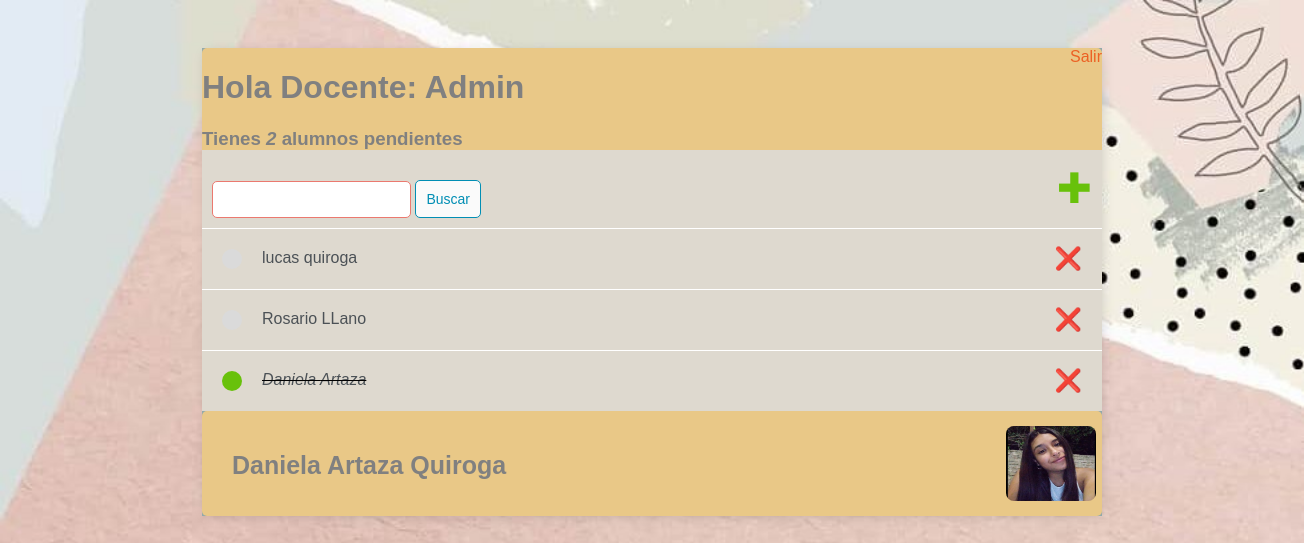
The app's page / (signed in) with its own data.
### base/models.py (models this page shows, shortened)
class Alumno(models.Model):
    usuario =models.ForeignKey(User,
                                on_delete=models.CASCADE,
                                null= True,
                                blank=True)
    nombre =models.CharField(max_length=200)
    apellido =models.CharField(max_length=200)
    completo =models.BooleanField(default=False)
    creado =models.DateTimeField(auto_now_add=True)
    class Meta:
        ordering = ["completo"]

### base/views.py (the view)
# urls.py: urlpatterns=[path("",ListaAlumnos.as_view(), name="alumnos"),
class ListaAlumnos(LoginRequiredMixin,ListView):
    model= Alumno
    context_object_name = 'alumnos'
    def get_context_data(self, **kwargs):
        context=super().get_context_data(**kwargs)
        context['alumnos'] = context['alumnos'].filter(usuario=self.request.user)
        context['count'] = context['alumnos'].filter(completo=False).count()
        valor_buscado = self.request.GET.get('area-buscar') or ''
        if valor_buscado:
            context['alumnos'] = context['alumnos'].filter(nombre__icontains=valor_buscado)
        context['valor_buscado'] = valor_buscado
        return context

### base/templates/base/alumno_list.html
{% extends 'base/principal.html' %}
 {% block content %}
 {% load static %}
<div class="barra-superior">
    <div>
        <h1>Hola Docente: {{request.user|title}}</h1>
        <h3  style="margin:0">Tienes <i>{{count}}</i> alumno{{count|pluralize}} pendiente{{count|pluralize}}</h3>
    </div>
    {% if request.user.is_authenticated %}
        <div class="enlace-salir-container" >
          <span> <a style="color:#EC6124;" href="{% url 'logout' %}">Salir</a></span>
        </div>
    {% else %}
       <a href="{% url 'login' %}" class="enlace-salir">Ingresar</a>
    {% endif %}
</div>
<div id="envoltorio-agregar-buscar">
    <form method="GET" style="margin-top: 20px; display; flex;">
      <input type="text" name="area-buscar" value="{{valor_buscado}}">
      <input class="boton" type="submit" value="Buscar">
    </form>
    <a id="enlace-agregar" href ="{% url 'crear-alumnos' %}">&#x271A;</a>
</div>
<div class="envoltorio-items-alumno">
    {% for alumno in alumnos %}
    <div class="envoltorio-alumno">
        {% if alumno.completo %}
        <div class="nombre-alumno">
            <div class="icono-alumno-completa"></div>
            <i><s><a  class="editar-alumno" href="{% url 'editar-alumnos' alumno.id %}">{{alumno.nombre}} {{alumno.apellido}}</a></i></s>
        </div>
        <a class="enlace-eliminar" href="{% url 'eliminar-alumnos' alumno.id %}">&#x274C;</a>
        {% else %}
        <div class="nombre-alumno">
            <div class="icono-alumno-incompleta"></div>
            <a href="{% url 'editar-alumnos' alumno.id %}">{{alumno.nombre}} {{alumno.apellido}}</a>
        </div>
        <a class="enlace-eliminar" href="{% url 'eliminar-alumnos' alumno.id %}">&#x274C;</a>
        {% endif %}
    </div>
    {% empty%}
    <h3>No hay alumnos en la lista</h3>
    {% endfor %}
</div>
<div class="pie">
     <h3>Daniela Artaza Quiroga</h3>
    <span><a><img src="{%static 'foto.jpeg' %}"></a></span>
</div>
{% endblock content %}

### records on screen
Alumno: nombre "lucas", apellido "quiroga"
Alumno: nombre "Rosario", apellido "LLano"
Alumno: nombre "Daniela", apellido "Artaza"

### other values on screen
{{ request.user|title }} "Admin"
{{ count }} "2"
